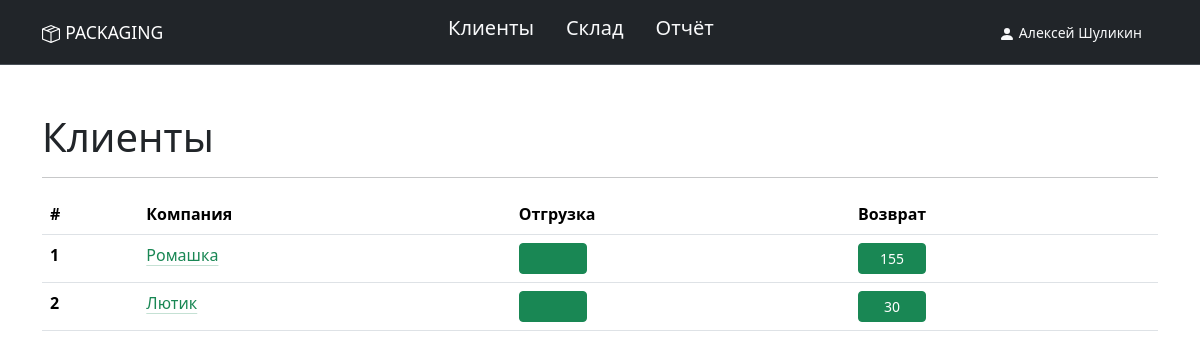
Page /clients/ (signed in) on the committed database.
### users/models.py (models this page shows, shortened)
class User(AbstractUser):
    OPTION_ONE = 'admin'
    OPTION_TWO = 'manager'
    OPTION_THREE = 'worker'
    OPTIONS = [
        (OPTION_ONE, 'Администратор'),
        (OPTION_TWO, 'Менеджер'),
        (OPTION_THREE, 'Работник'),
    ]
    position = models.CharField(
        'Статус',
        max_length=10,
        choices=OPTIONS,
        default=OPTION_ONE
    )
    first_name = models.CharField(
        'Имя',
        max_length=50
    )
    last_name = models.CharField(
        'Фамилия',
        max_length=50
    )
    avatar = models.ImageField(
        'Аватар',
        upload_to='user/',
        blank=True, null=True
    )
    phone_number = models.CharField(
        'Телефон',
        max_length=15,
        blank=True,
        null=True
    )
    address = models.TextField(
        'Адрес',
        blank=True,
        null=True
    )
    email = models.EmailField(unique=True)
    created_at = models.DateTimeField("Дата создания", auto_now_add=True)
    updated_at = models.DateTimeField("Дата обновления", auto_now=True)
    class Meta:
        verbose_name = 'сотрудника'
        verbose_name_plural = 'Сотрудники'

class Client(models.Model):
    company_name = models.CharField(
        'Компания',
        max_length=100,
        blank=True,
        null=True
    )
    first_name = models.CharField(
        'Имя',
        max_length=50
    )
    last_name = models.CharField(
        'Фамилия',
        max_length=50,
        blank=True,
        null=True
    )
    phone_number = models.CharField(
        'Телефон',
        max_length=15,
        null=False,
        blank=False,
    )
    address = models.TextField(
        'Адрес',
        blank=True,
        null=True
    )
    class Meta:
        verbose_name = 'клиента'
        verbose_name_plural = 'Клиенты'
    created_at = models.DateTimeField("Дата создания", auto_now_add=True)
    updated_at = models.DateTimeField("Дата обновления", auto_now=True)

### registration/views.py (the view)
@login_required
def clients_table(request):
    table = Client.objects.annotate(
        total_stock=Sum('extradition__balance_storage')
    )
    client_data = [
        {
            'client': client,
            'total_stock': client.total_stock or 0
        }
        for client in table
    ]
    page_obj = paginate_queryset(client_data, request, ELEMENT_PAGE)
    if request.method == 'POST':
        form_extradition = FormExtradition(request.POST)
        if form_extradition.is_valid():
            data = form_extradition.cleaned_data
            packing = Packing.objects.get(id=data['packing'].id)
            if packing.balance - data['amount'] < 0:
                form_extradition.add_error(
                    None,
                    'Нельзя отгрузить тару '
                    'которой нет на складе!'
                )
            else:
                extradition = form_extradition.save(commit=False)
                extradition.balance_storage = data['amount']
                extradition.user = request.user
                packing.balance -= data['amount']
                packing.save()
                extradition.save()
                return redirect('registration:clients')
    else:
        form_extradition = FormExtradition()
    context = {
        'button_class': 'btn btn-success btn-sm',
        'form_extradition': form_extradition,
        'page_obj': page_obj,
    }
    return render(request, 'registration/clients.html', context)

### registration/models.py (called while the page is built)
    def __str__(self):
        return self.name

### registration/views.py (called while the page is built)
def paginate_queryset(queryset, request, items_per_page=ELEMENT_PAGE):
    paginator = Paginator(queryset, items_per_page)
    page_number = request.GET.get('page')
    return paginator.get_page(page_number)

### templates/registration/clients.html (shortened to what this page needs)
{% extends "base.html" %}
{% load bootstrap_icons %}
{% load static %}
{% block content %}
<main>
    <div class="container py-5">
        <h5 class="display-6">Клиенты</h5>
        <hr>
        {% if page_obj %}
        <table class="table">
            <thead>
                <tr>
                    <th>#</th>
                    <th>Компания</th>
                    <th>Отгрузка</th>
                    <th>Возврат</th>
                </tr>
            </thead>
            <tbody>
                {% for data in page_obj %}
                <tr>
                    <th scope="row">{{ forloop.counter }}</th>
                    <td>
                        <a href="{% url 'registration:historyclient' data.client.id %}"
                            class="link-success link-offset-2 link-underline-opacity-25 link-underline-opacity-100-hover">
                                {{ data.client.company_name }}
                        </a>
                    </td>
                    <td>
                        <button
                            type="button"
                            class="{{ button_class }}"
                            data-bs-toggle="modal"
                            data-bs-target="#Modal{{ data.client.id }}out">
                        </button>
                    </td>
                    <td>
                        <a href="{% url 'registration:client' data.client.id %}" class="{{ button_class }}" >
                            <span style="display: inline-block; width: 50px; text-align: center;">{{ data.total_stock }}</span></a>
                    </td>
                </tr>
                {% endfor %}
            </tbody>
        </table>
        {% else %}
            <strong>Статус:</strong> данные отсутствуют <hr>
        {% endif %}
    </div>
</main>
{% endblock %}

### templates/includes/header.html (shortened to what this page needs)
{% load static %}
{% load bootstrap_icons %}
<header>
  <nav class="navbar bg-dark border-bottom border-bottom-dark" data-bs-theme="dark">
    <div class="container">
      <a class="navbar-brand" href="{% url 'registration:index' %}">
        <small>PACKAGING</small>
      </a>
      <ul class="nav justify-content-center">
        {% if user.position == 'admin' %}
          <li class="nav-item">
            <a class="nav-link  link-light" href="{% url 'registration:clients' %}">
              <h5>Клиенты</h5>
            </a>
          </li>
          <li class="nav-item">
            <a class="nav-link  link-light" href="{% url 'registration:packing' %}">
              <h5>Склад</h5>
            </a>
          </li>
          <li class="nav-item">
            <a class="nav-link  link-light" href="{% url 'registration:report' %}">
              <h5>Отчёт</h5>
            </a>
          </li>
        {% endif %}
      </ul>
      <ul class="nav justify-content-end">
        {% if user.is_authenticated %}
            <div class="btn-group" role="group" aria-label="Basic outlined example">
              <a class="nav-link  link-light" href="{% url 'users:personal_account' user.id %}" >
                <svg xmlns="http://www.w3.org/2000/svg" width="16" height="16" fill="currentColor" class="bi bi-person-fill" viewBox="0 0 16 16">
                  <path d="M3 14s-1 0-1-1 1-4 6-4 6 3 6 4-1 1-1 1H3Zm5-6a3 3 0 1 0 0-6 3 3 0 0 0 0 6Z"/>
                </svg>
                <small>{{ user.first_name }} {{ user.last_name }}</small>
              </a>
            </div>
          {% else %}
            <div class="btn-group" role="group" aria-label="Basic outlined example">укцу
            </div>
          {% endif %}
      </ul>
    </div>
  </nav>
</header>

### rows in the picture
User: first_name "Алексей", last_name "Шуликин"
Client: client.company_name "Ромашка", total_stock "155"
Client: client.company_name "Лютик", total_stock "30"
